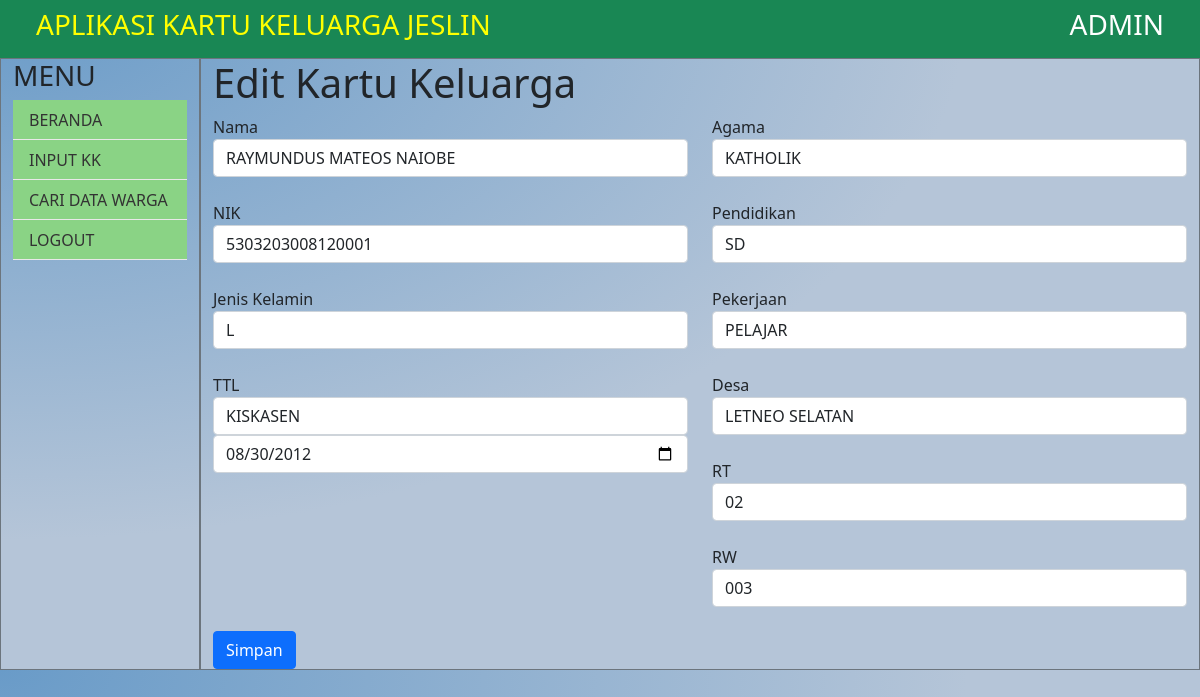
The page /edit.php?id=7 (signed in) on the database its author committed.
### tables this page shows
CREATE TABLE `kk` (
  `idkk` int(10) NOT NULL,
  `nama` varchar(100) NOT NULL,
  `nik` varchar(100) NOT NULL,
  `jk` varchar(2) NOT NULL,
  `tempatlahir` varchar(20) NOT NULL,
  `tanggallahir` date NOT NULL,
  `agama` varchar(20) NOT NULL,
  `pendidikan` varchar(20) NOT NULL,
  `jenispekerjaan` varchar(100) NOT NULL,
  `iddesa` int(10) NOT NULL,
  `rt` varchar(20) NOT NULL,
  `rw` varchar(10) NOT NULL
);

CREATE TABLE `desakelurahan` (
  `iddesa` int(10) NOT NULL,
  `namadesa` varchar(100) NOT NULL,
  `idkecematan` int(10) NOT NULL
);

CREATE TABLE `rt` (
  `idrt` int(10) NOT NULL,
  `namart` varchar(20) NOT NULL
);

CREATE TABLE `rw` (
  `idrw` int(10) NOT NULL,
  `namarw` varchar(20) NOT NULL
);

### edit.php (the view, shortened to what this page needs)
<?php
include('koneksi.php');
include('header.php');
include('kopatas.php');
include('sidebar.php');
$idnya = $_GET['id'];
$sqltampil = $pdo->prepare("SELECT * FROM `kk` WHERE `idkk` = :a");
$sqltampil->bindParam(':a', $idnya);
$sqltampil->execute();
$datanya = $sqltampil->rowCount();
if ($datanya == 0) {
    $_SESSION['pesan'] = "Data salah";
    exit();
} else {
    $datanya1 = $sqltampil->fetch();
    $data1 = $datanya1[1];
    $data2 = $datanya1[2];
    $data3 = $datanya1[3];
    $data4 = $datanya1[4];
    $data5 = $datanya1[5];
    $data6 = $datanya1[6];
    $data7 = $datanya1[7];
    $data8 = $datanya1[8];
    $data9 = $datanya1[9];
    $data10 = $datanya1[10];
    $data11 = $datanya1[11];
?>
<div class="col col-lg-10 border border-secondary">
    <h1>Edit Kartu Keluarga</h1>
    <form method="post" action="edit-simpan.php">
        <div class="row">
            <div class="col col-lg-6">
                <label>Nama</label><br>
                <input type="text" class="form-control" name="nama" value="<?php echo $data1; ?>" required><br>
                <label>NIK</label><br>
                <input type="text" class="form-control" name="nik" value="<?php echo $data2; ?>" required><br>
                <label>Jenis Kelamin</label><br>
                <select name="jk" class="form-control" required>
                    <option value="<?php echo $data3;?>"><?php echo $data3;?></option>
                </select><br>
                <label>TTL</label><br>
                <input type="text" class="form-control" name="tempatlahir" value="<?php echo $data4;?>" required>
				<input type="date" class="form-control" name="tgllahir" value="<?php echo $data5;?>" required><br>
            </div>
            <div class="col col-lg-6">
                <label>Agama</label><br>
                <select name="agama" class="form-control" required>
                <option value="<?php echo $data6;?>"><?php echo $data6;?></option>
                </select><br>
                <label>Pendidikan</label><br>
                <select name="pendidikan" class="form-control" required>
                <option value="<?php echo $data7;?>"><?php echo $data7;?></option>
                </select><br>
				 <label>Pekerjaan</label><br>
                <select name="pekerjaan" class="form-control" required>
                <option value="<?php echo $data8;?>"><?php echo $data8;?></option>
                </select><br>
                <label>Desa</label><br>
                <?php
                $sqldesa1 = $pdo->query("SELECT * FROM `desakelurahan` WHERE iddesa = $data9");
				$datadesa1 = $sqldesa1->fetch();
				?>
                <select name="desa" class="form-control" required>
                <option value="<?php echo $datadesa1[0];?>"><?php echo $datadesa1[1];?></option>
                </select><br>
                <label>RT</label><br>
                <?php
                $sqlrt1 = $pdo->query("SELECT * FROM `rt` WHERE idrt = $data10");
				$datart1 = $sqlrt1->fetch();
				?>
                <select name="rt" class="form-control" required>
                <option value="<?php echo $datart1[0];?>"><?php echo $datart1[1];?></option>
                </select><br>
                <label>RW</label><br>
                <?php
                $sqlrw1 = $pdo->query("SELECT * FROM `rw` WHERE idrw = $data11");
				$datarw1 = $sqlrw1->fetch();
				?>
                <select name="rw" class="form-control" required>
                <option value="<?php echo $datarw1[0];?>"><?php echo $datarw1[1];?></option>
                </select><br>
            </div>
        </div>
        <button name="submit" class="btn btn-primary" type="submit">Simpan</button>
    </form>
</div>
</div>
</div>
<?php
}
include('footer.php');
?>

### header.php (style rules this page uses)
body { width: 100%; height: 100%; background: rgb(105, 155, 200); background: -moz-radial-gradient(top left, ellipse cover, rgba(105, 155, 200, 1) 0%, rgba(181, 197, 216, 1) 57%); background: -webkit-gradient(radial, top left, 0px, top left, 100%, color-stop(0%, rgba(105, 155, 200, 1)), color-stop(57%, rgba(181, 197, 216, 1))); background: -webkit-radial-gradient(top left, ellipse cover, rgba(105, 155, 200, 1) 0%, rgba(181, 197, 216, 1) 57%); background: -o-radial-gradient(top left, ellipse cover, rgba(105, 155, 200, 1) 0%, rgba(181, 197, 216, 1) 57%); background: -ms-radial-gradient(top left, ellipse cover, rgba(105, 155, 200, 1) 0%, rgba(181, 197, 216, 1) 57%); background: radial-gradient(ellipse at top left, rgba(105, 155, 200, 1) 0%, rgba(181, 197, 216, 1) 57%); }

### rows shown on the page
kk: nama "RAYMUNDUS MATEOS NAIOBE", nik "5303203008120001", jk "L", tempatlahir "KISKASEN", tgllahir "08/30/2012", agama "KATHOLIK", pendidikan "SD", pekerjaan "PELAJAR"
desakelurahan: desa "LETNEO SELATAN"
rt: rt "02"
rw: rw "003"
